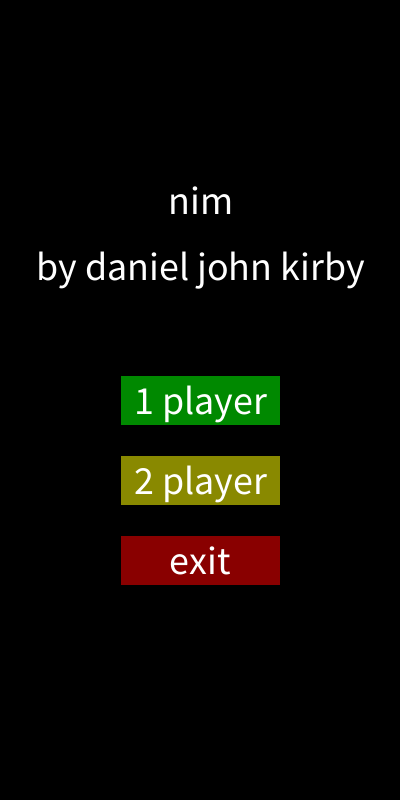
Frame 1 (no input)
Frame 60 (the mouse pressed at the canvas centre just before this capture): identical to frame 1, image omitted
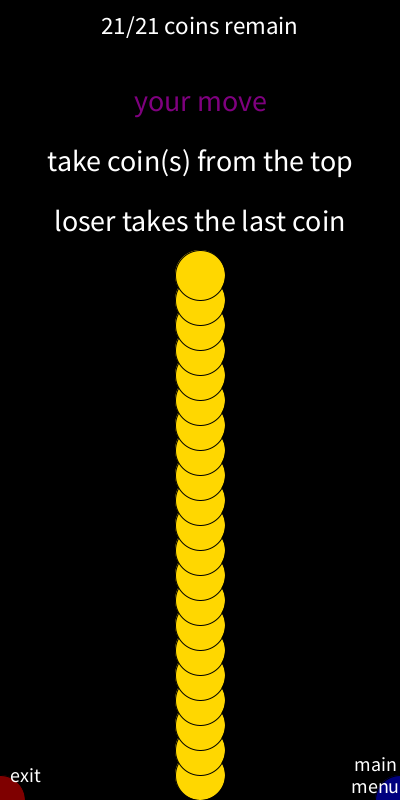
Frame 120 (the mouse held since frame 60 and released just before this capture)

The Processing sketch that drew these frames (run headless with seeded random() and noise(); from frame 60 on, the mouse is pressed at the canvas centre):

// Processing sketch: processing_184762
// ── processing_184762.pde

// Daniel John Kirby
// CS 597
// Spring 2015
// dkirby@stevens.edu

/* Globals */
int start = 21; //Starting number of coins
CoinStack game;
int screenHt = 800;
int screenWid = 400;
boolean gameOver, playerOne, preGame, vsComputer;// tracks:
// is the game over?
// is it player one's move?
// should I display the pregame options?

class Coin
{
  int x;
  int y;
  float ht;
  float wid;
  color col;
  
  /* Display this coin*/
  void drawSelf()
  {
    fill(col);
    stroke(0);
    strokeWeight(1);
    ellipse((float)x, (float)y, wid, ht);
  }
  
  Coin(int xin, int yin)
  {
    x = xin;
    y = yin;
    wid = 50;
    ht = 50;
    col = color(255,215,0);
  }
}

/* This class stores most of the game data 
*/
class CoinStack
{
  int start;
  int n; /* tracks current number of coins */
  Coin[] coins;
   
  CoinStack(int st)
  {
     /* Create the coin array */
     start = st;
     n = start;
     coins = new Coin[start];
     int y = 800 - 25;
     for( int i = 0; i < start; i ++ )
     {
       (coins[i]) = new Coin(200, y);
       y = y - 25; 
     }
  }
  
  int getN()
  {
    return n; 
  }
  
  int getStart()
  {
    return start; 
  }
  
  /* Does exactly what it says on the tin */
  void drawAllCoins()
  {
    for( int i = 0; i < n; i ++ )
    {
      (coins[i]).drawSelf();
    } 
  }
  
  /* Makes the input move, whatever that move is */
  /* toRemove must be an integer 1, 2, or 3 */
  void makeMove(int toRemove)
  {
    /*Really all you have to do here*/
    if(toRemove <= n)
      n = n - toRemove;
      
    if(n==0)
      gameOver = true;
      
    playerOne = !playerOne;
  }
  
  /* Chooses a computer move 
     returns 1, 2, or 3*/
  int chooseComputerMove()
  {
   /* Right now I don't have time to implement a real AI for this, so it's just going to
      throw a random move*/
      int returnMe;
      int remaining = n;
      
      /*At least table-lookup the easy cases*/
      if(remaining == 1)
        return 1;
        
      /* Force the other player to take the last one (the object of this game) */
      if(remaining <= 4)
        return remaining - 1;
      
      if(remaining > 3)
        returnMe = (int)random(3);
      else
        returnMe = (int)random(remaining);
        
      return returnMe + 1;
  }
  
  /*Returns true if the coordinates given are within the top coin's radius*/
  boolean overTopCoin(int x, int y)
  {
    if(n == 0)
      return false; //never over a coin if there aren't any.
      
    int topX, topY;
    topX = (coins[n-1]).x;
    topY = (coins[n-1]).y;
    return dist(x,y,topX,topY) < (coins[n-1]).wid/2;
  }
  
  /*Returns true if the coordinate sgiven are within the second coin's radius but
    NOT within the first coins radius*/
    boolean overSecondCoin(int x, int y)
    {
     if(n <= 1)
      return false; //never over the second coin if there isn't one.
     
     int secondX, secondY;
     secondX = (coins[n-2]).x;
     secondY = (coins[n-2]).y;
     return dist(x,y,secondX,secondY) < (coins[n-2]).wid/2 && !overTopCoin(x,y);
    }
  
  /* Returns true if the coordinates given are within the third coin's radius but
     NOT within the first or second coin's radius*/
     boolean overThirdCoin(int x, int y)
     {
      if(n<=2)
       return false; //You know the drill at this point
      
      int thirdX, thirdY;
      thirdX = (coins[n-3]).x;
      thirdY = (coins[n-3]).y;
      return dist(x,y,thirdX,thirdY) < (coins[n-3]).wid/2 && !overSecondCoin(x,y); 
     }
     
     void highlightTop()
     {
       int x, y; //Top coin's coordinates
       float textY; //Don't mash the text
       x = (coins[n-1]).x;
       y = (coins[n-1]).y;
       
       fill(255);
       textSize(30);
       strokeWeight(1);
       
       if(n > 3)
         textY = y;
       else
         textY = (coins[2]).y;
       
       if(vsComputer && !playerOne)
         text("computer \ntakes one",3*width/4+15,textY-20);
       else
         text("take one",3*width/4, textY);
       

       
       fill(0,0);
       if(playerOne)
         stroke(127, 0, 127);
       else
         stroke(0,127,127);
       strokeWeight(5);
       rect(x,y,(coins[n-1]).wid,(coins[n-1]).wid);
     }
     
     void highlightTopTwo()
     {
       int x, y; //Second coin's coordinates
       float textY;
       x = (coins[n-2]).x;
       y = (coins[n-2]).y;
       
       if(n > 3)
         textY = y-(coins[n-1]).wid/4;
       else
         textY = (coins[2]).y;
       
       fill(255);
       textSize(30);
       strokeWeight(1);
       if(vsComputer && !playerOne)
         text("computer\ntakes two", 3*width/4+15, textY-20);
       else
         text("take two",3*width/4, textY);

       
       fill(0,0);
       if(playerOne)
         stroke(127, 0, 127);
       else
         stroke(0,127,127);
       strokeWeight(5);
       rect(x,y-(coins[n-1]).wid/4,(coins[n-1]).wid,(coins[n-1]).wid*3/2);
     }
     
     void highlightTopThree()
     {
       int x, y; //Middle coin's position
       float textY;
       x = (coins[n-2]).x;
       y = (coins[n-2]).y;
       
       fill(255);
       textSize(30);
       strokeWeight(1);
       
        if(n > 3)
         textY = y-(coins[n-1]).wid/4;
       else
         textY = (coins[2]).y;
       
       if(vsComputer && !playerOne)
         text("computer\ntakes three",3*width/4+15, textY-20);
       else
         text("take three",3*width/4, textY);

       
       fill(0,0);
       if(playerOne)
         stroke(127, 0, 127);
       else
         stroke(0,127,127);
       strokeWeight(5);
       rect(x,y,(coins[n-1]).wid,2*(coins[n-1]).wid);

     }
}


void mousePressed()
{
  /* Handle pre-game interactions */
  if(preGame)
  {
    /*detect mouse region*/
    if(mouseX > width/2 - 80 && mouseX < width/2 + 80)
    {
      /* If the mouse was not in between these pixels, it wasn't on any button*/
      
      /*Check if exit button*/
      if(mouseY > height/2 - 25 && mouseY < height/2 + 25)
      {
       /* 1 player game*/
         preGame = false;
         vsComputer = true; 
      }
      
      if(mouseY > height/2 - 25 + 80 && mouseY < height/2 + 25 + 80)
      {
        /*2 player game*/
        preGame = false;
        vsComputer = false; 
      }
      
      if(mouseY > height/2 - 25 + 160 && mouseY < height/2 + 25 + 160)
      {
       exit(); 
      }
      
    }
  }
  else if(gameOver)
  {
   /* Handle post-game interactions */
    if(mouseX > width/2 - 80 && mouseX < width/2 + 80)
    {
     
      /* Check if yes, reset to game start*/
      if(mouseY > height/2 - 25 && mouseY < height/2 + 25)
       setUpGame();

      
      /*No*/
      if(mouseY > height/2 - 25 + 80 && mouseY < height/2 + 25 + 80)
        exit();
      
    }
  }
  else
  {
   /* Handle in-game interactions */ 
   
   /* If this is a two player game, you can always click */
   if(!vsComputer || playerOne)
   {
     if(game.overTopCoin(mouseX, mouseY))
     {
      game.makeMove(1);
     // playerOne = !playerOne;
     }
     else if(game.overSecondCoin(mouseX, mouseY))
     {
       game.makeMove(2);
     //  playerOne = !playerOne;
     }
     else if(game.overThirdCoin(mouseX, mouseY))
     {
      game.makeMove(3);
     // playerOne = !playerOne;
     }
   }
   
   /* Handle exit conditions*/
   if(dist(0,height,mouseX,mouseY) < 50)
     exit();
   if(dist(width,height,mouseX,mouseY) < 50)
     setUpGame();
  }
}

void unitTests()
{

}

void setUpGame()
{
  game = new CoinStack(start);
  gameOver = false;
  playerOne = true;
  preGame = true;
  vsComputer = true;
  textAlign(CENTER,CENTER);
  rectMode(CENTER);
}

/* This routine runs when the program starts, it runs some unit tests to ensure everything is
   working properly*/
void setup()
{
    size(400, 800);

  /* game setup */
  setUpGame();
  /* Unit tests */
  unitTests();
}

void drawPreGame()
{
  textSize(40);
    int buttonYStart = height/2;
    /* Shape elements */
    fill(0,137,0);
    rect(width/2, buttonYStart, 160, 50);
    fill(137,137,0);
    rect(width/2, buttonYStart + 80, 160, 50);
    fill(137,0,0);
    rect(width/2, buttonYStart + 160, 160, 50);
    
    /* Text elements */
    fill(255);
    text("nim", width/2, height/4);
    text("by daniel john kirby",width/2,height/3);
    text("1 player", width/2, buttonYStart);
    text("2 player", width/2, buttonYStart + 80);
    text("exit", width/2, buttonYStart + 160); 
}

/* Main game loop*/
void draw()
{
  background(0); // black background
  
  if(preGame)
  {
   /* Handle pre-Game options */
   drawPreGame();
  }
  else if(gameOver)
  {
    /* Handle post-game interactions */
    textSize(25);
    fill(255);
    stroke(0);
    strokeWeight(1);
    if(vsComputer)
    {
     if(playerOne)
     {
      fill(127,0,127); 
      text("you win!", width/2, height/4);
     } 
     else
     {
      fill(0,127,127);
      text("cpu wins, better luck next time", width/2, height/4);
     }
    }
    else
    {
      if(playerOne)
      {
        fill(127,0,127);
        text("player one wins!", width/2, height/4);
        
      }
      else
      {
        fill(0,127,127);
        text("player two wins!", width/2, height/4);
      }
    }

    int buttonYStart = height/2-80;
    
    fill(0,137,0);
    rect(width/2, buttonYStart + 80, 160, 50);
    fill(137,0,0);
    rect(width/2, buttonYStart + 160, 160, 50);
    
    
    fill(255);
    text("another game?", width/2, buttonYStart);
    text("yes", width/2, buttonYStart+80);
    text("no", width/2, buttonYStart + 160);
  }
  else
  {
    /* Handle in-game interactions */
    textSize(25);
    fill(255);
    stroke(0);
    strokeWeight(1);
    text(game.getN()+"/"+game.getStart()+" coins remain", width/2, 25);
    game.drawAllCoins();
    
    /*Draw exit and restart winking menus */
    fill(127,0,0);
    if(dist(mouseX, mouseY, 0, height) < 50)
    {
       ellipse(0,height,175,175);
       fill(255);
       textSize(25);
       text("exit", 87, height-87);
    }
    else
    {
      ellipse(0,height,50,50);
      fill(255);
      textSize(20);
      text("exit",25,height-25);
    }
      
    fill(0,0,127);
    if(dist(mouseX, mouseY,width,height) < 50)
    {
       ellipse(width,height,175,175);
       fill(255);
       textSize(25);
       text("main\nmenu",width-87,height-87); 
    }
    else
    {
      ellipse(width,height,50,50);
      fill(255);
      textSize(20);
      text("main\nmenu",width-25,height-25);
    }
  
    if(playerOne || !vsComputer)
    {
     /*Detect whether the mouse is inside the top, top two, or top three coins*/
      if(game.overTopCoin(mouseX,mouseY))
         game.highlightTop();
      else if(game.overSecondCoin(mouseX,mouseY))
        game.highlightTopTwo();
      else if(game.overThirdCoin(mouseX,mouseY))
        game.highlightTopThree(); 
    }


    if(playerOne)
    {
        
        
     if(vsComputer)
     {
       frameRate(60);
       stroke(127,0,127);
       stroke(0);
       strokeWeight(1);
       textSize(30);
       fill(127,0,127);
       text("your move",width/2, 100);
       fill(255);
       text("take coin(s) from the top",width/2, 160);
       text("loser takes the last coin",width/2, 220);
     }
     else
     {
       fill(127,0,127);
       stroke(0);
       strokeWeight(1);
       textSize(30);
       text("player one",width/2, 100);
       fill(255);
       text("take coin(s) from the top",width/2, 160);
       text("loser takes the last coin",width/2, 220);
     }
     
    }
    else
    {
     if(vsComputer)
     {
       fill(0,127,127);
       stroke(0);
       strokeWeight(1);
       textSize(30);
       text("computer's move",width/2,100);
       frameRate(0.5);
       int computerMove = game.chooseComputerMove();
       if(computerMove == 1)
         game.highlightTop();
       else if(computerMove == 2)
         game.highlightTopTwo();
       else
         game.highlightTopThree();
         
       game.makeMove(computerMove);
     }
     else
     {
       fill(0,127,127);
       stroke(0);
       strokeWeight(1);
       textSize(30);
       text("player two",width/2,100);
       fill(255);
       text("take coin(s) from the top",width/2, 160);
     }
    }
    
    
    /*Check gameOver*/
    if(game.getN() == 0)
    {
      gameOver = true;
    }
    
  }
  
}
